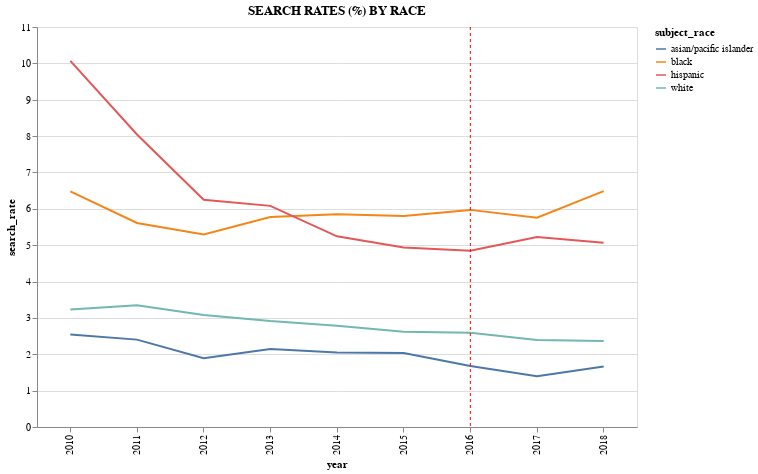

The code cell stored with this chart in its notebook:
### Code cell
search_cht = alt.Chart(search_df,
                       width=300,
                       height=300).mark_line().encode(
    x = 'year:N',
    y = 'search_rate:Q',
    color = 'subject_race:N'
).properties(title='SEARCH RATES (%) BY RACE',width=600,height=400)

search_cht + red_line

### Figure 1 — Vega-Lite specification as saved in the notebook (floating-point values rounded to 4 significant figures)
{"config": {"view": {"continuousWidth": 300, "continuousHeight": 300}}, "layer": [{"data": {"name": "data-be2cc0b1b2a8f110201b2a856cc65b2d"}, "mark": {"type": "line"}, "encoding": {"color": {"field": "subject_race", "type": "nominal"}, "x": {"field": "year", "type": "nominal"}, "y": {"field": "search_rate", "type": "quantitative"}}, "title": "SEARCH RATES (%) BY RACE"}, {"data": {"name": "data-22ade7edf2909141c690b3fc45cb85a8"}, "mark": {"type": "rule", "color": "red", "strokeDash": [3, 3]}, "encoding": {"x": {"field": "year", "type": "nominal"}}}], "height": 400, "width": 600, "$schema": "https://vega.github.io/schema/vega-lite/v5.8.0.json", "datasets": {"data-be2cc0b1b2a8f110201b2a856cc65b2d": [{"year": 2010, "subject_race": "asian/pacific islander", "search_rate": 2.545}, {"year": 2010, "subject_race": "black", "search_rate": 6.478}, {"year": 2010, "subject_race": "hispanic", "search_rate": 10.07}, {"year": 2010, "subject_race": "white", "search_rate": 3.229}, {"year": 2011, "subject_race": "asian/pacific islander", "search_rate": 2.403}, {"year": 2011, "subject_race": "black", "search_rate": 5.611}, {"year": 2011, "subject_race": "hispanic", "search_rate": 8.044}, {"year": 2011, "subject_race": "white", "search_rate": 3.348}, {"year": 2012, "subject_race": "asian/pacific islander", "search_rate": 1.89}, {"year": 2012, "subject_race": "black", "search_rate": 5.297}, {"year": 2012, "subject_race": "hispanic", "search_rate": 6.248}, {"year": 2012, "subject_race": "white", "search_rate": 3.081}, {"year": 2013, "subject_race": "asian/pacific islander", "search_rate": 2.145}, {"year": 2013, "subject_race": "black", "search_rate": 5.775}, {"year": 2013, "subject_race": "hispanic", "search_rate": 6.081}, {"year": 2013, "subject_race": "white", "search_rate": 2.913}, {"year": 2014, "subject_race": "asian/pacific islander", "search_rate": 2.048}, {"year": 2014, "subject_race": "black", "search_rate": 5.853}, {"year": 2014, "subject_race": "hispanic", "search_rate": 5.244}, {"year": 2014, "subject_race": "white", "search_rate": 2.787}, {"year": 2015, "subject_race": "asian/pacific islander", "search_rate": 2.038}, {"year": 2015, "subject_race": "black", "search_rate": 5.806}, {"year": 2015, "subject_race": "hispanic", "search_rate": 4.937}, {"year": 2015, "subject_race": "white", "search_rate": 2.621}, {"year": 2016, "subject_race": "asian/pacific islander", "search_rate": 1.675}, {"year": 2016, "subject_race": "black", "search_rate": 5.971}, {"year": 2016, "subject_race": "hispanic", "search_rate": 4.848}, {"year": 2016, "subject_race": "white", "search_rate": 2.594}, {"year": 2017, "subject_race": "asian/pacific islander", "search_rate": 1.397}, {"year": 2017, "subject_race": "black", "search_rate": 5.758}, {"year": 2017, "subject_race": "hispanic", "search_rate": 5.223}, {"year": 2017, "subject_race": "white", "search_rate": 2.395}, {"year": 2018, "subject_race": "asian/pacific islander", "search_rate": 1.664}, {"year": 2018, "subject_race": "black", "search_rate": 6.488}, {"year": 2018, "subject_race": "hispanic", "search_rate": 5.069}, {"year": 2018, "subject_race": "white", "search_rate": 2.366}], "data-22ade7edf2909141c690b3fc45cb85a8": [{"year": 2016}]}}
